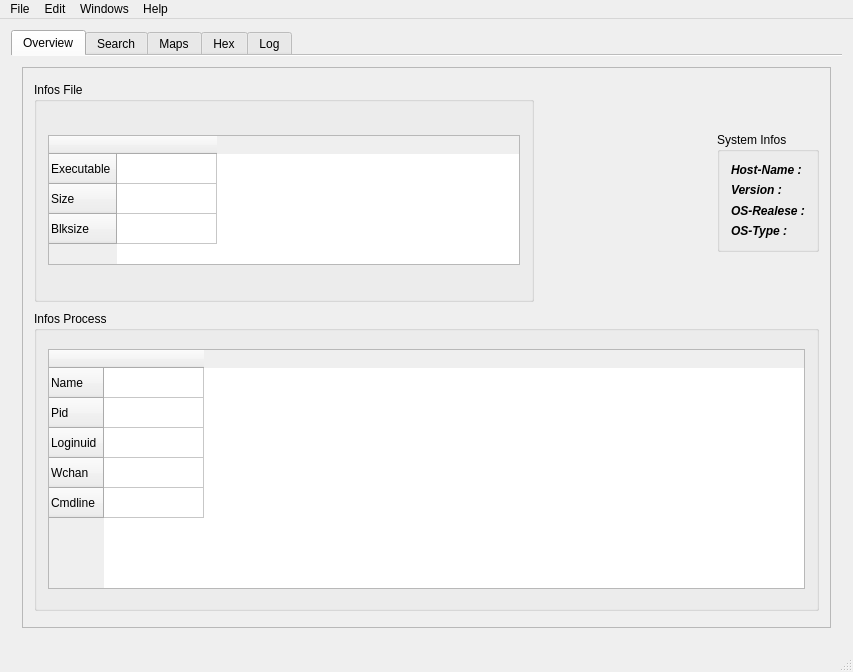
<?xml version="1.0" encoding="UTF-8"?>
<ui version="4.0">
 <class>MainWindow</class>
 <widget class="QMainWindow" name="MainWindow">
  <property name="geometry">
   <rect>
    <x>0</x>
    <y>0</y>
    <width>853</width>
    <height>672</height>
   </rect>
  </property>
  <property name="minimumSize">
   <size>
    <width>600</width>
    <height>100</height>
   </size>
  </property>
  <property name="contextMenuPolicy">
   <enum>Qt::NoContextMenu</enum>
  </property>
  <property name="windowTitle">
   <string>maproc v1.0</string>
  </property>
  <property name="documentMode">
   <bool>false</bool>
  </property>
  <property name="dockOptions">
   <set>QMainWindow::AllowTabbedDocks|QMainWindow::AnimatedDocks|QMainWindow::VerticalTabs</set>
  </property>
  <widget class="QWidget" name="centralWidget">
   <layout class="QHBoxLayout" name="horizontalLayout_2">
    <item>
     <widget class="QTabWidget" name="MenuView">
      <property name="enabled">
       <bool>true</bool>
      </property>
      <property name="maximumSize">
       <size>
        <width>1280</width>
        <height>720</height>
       </size>
      </property>
      <property name="contextMenuPolicy">
       <enum>Qt::NoContextMenu</enum>
      </property>
      <property name="acceptDrops">
       <bool>true</bool>
      </property>
      <property name="toolTip">
       <string notr="true"/>
      </property>
      <property name="statusTip">
       <string notr="true"/>
      </property>
      <property name="whatsThis">
       <string notr="true"/>
      </property>
      <property name="autoFillBackground">
       <bool>true</bool>
      </property>
      <property name="currentIndex">
       <number>0</number>
      </property>
      <property name="elideMode">
       <enum>Qt::ElideRight</enum>
      </property>
      <property name="documentMode">
       <bool>true</bool>
      </property>
      <property name="tabsClosable">
       <bool>false</bool>
      </property>
      <property name="movable">
       <bool>true</bool>
      </property>
      <property name="tabBarAutoHide">
       <bool>true</bool>
      </property>
      <widget class="QWidget" name="OverviewTab">
       <attribute name="title">
        <string>Overview</string>
       </attribute>
       <layout class="QVBoxLayout" name="verticalLayout_2">
        <item>
         <layout class="QGridLayout" name="gridLayout_4">
          <item row="0" column="0">
           <widget class="QScrollArea" name="infosArea">
            <property name="minimumSize">
             <size>
              <width>0</width>
              <height>0</height>
             </size>
            </property>
            <property name="widgetResizable">
             <bool>true</bool>
            </property>
            <widget class="QWidget" name="scrollAreaWidgetContents_5">
             <property name="geometry">
              <rect>
               <x>0</x>
               <y>0</y>
               <width>823</width>
               <height>552</height>
              </rect>
             </property>
             <layout class="QVBoxLayout" name="verticalLayout_6">
              <item>
               <layout class="QHBoxLayout" name="horizontalLayout">
                <item>
                 <widget class="QGroupBox" name="groupBox_2">
                  <property name="minimumSize">
                   <size>
                    <width>100</width>
                    <height>100</height>
                   </size>
                  </property>
                  <property name="maximumSize">
                   <size>
                    <width>500</width>
                    <height>220</height>
                   </size>
                  </property>
                  <property name="title">
                   <string>Infos File</string>
                  </property>
                  <layout class="QVBoxLayout" name="verticalLayout_8">
                   <item>
                    <widget class="QTableWidget" name="infos_file">
                     <property name="sizePolicy">
                      <sizepolicy hsizetype="Expanding" vsizetype="Expanding">
                       <horstretch>0</horstretch>
                       <verstretch>0</verstretch>
                      </sizepolicy>
                     </property>
                     <property name="minimumSize">
                      <size>
                       <width>0</width>
                       <height>130</height>
                      </size>
                     </property>
                     <property name="maximumSize">
                      <size>
                       <width>100000</width>
                       <height>130</height>
                      </size>
                     </property>
                     <row>
                      <property name="text">
                       <string>Executable</string>
                      </property>
                     </row>
                     <row>
                      <property name="text">
                       <string>Size</string>
                      </property>
                     </row>
                     <row>
                      <property name="text">
                       <string>Blksize</string>
                      </property>
                     </row>
                     <column>
                      <property name="text">
                       <string/>
                      </property>
                     </column>
                    </widget>
                   </item>
                  </layout>
                 </widget>
                </item>
                <item alignment="Qt::AlignRight">
                 <widget class="QGroupBox" name="groupBox">
                  <property name="maximumSize">
                   <size>
                    <width>16777215</width>
                    <height>120</height>
                   </size>
                  </property>
                  <property name="title">
                   <string>System Infos</string>
                  </property>
                  <layout class="QVBoxLayout" name="verticalLayout_7">
                   <item>
                    <widget class="QLabel" name="host_name_label">
                     <property name="text">
                      <string>&lt;html&gt;&lt;head/&gt;&lt;body&gt;&lt;p&gt;&lt;span style=&quot; font-weight:700; font-style:italic;&quot;&gt;Host-Name :&lt;/span&gt;&lt;/p&gt;&lt;/body&gt;&lt;/html&gt;</string>
                     </property>
                    </widget>
                   </item>
                   <item>
                    <widget class="QLabel" name="version_label">
                     <property name="text">
                      <string>&lt;html&gt;&lt;head/&gt;&lt;body&gt;&lt;p&gt;&lt;span style=&quot; font-weight:700; font-style:italic;&quot;&gt;Version :&lt;/span&gt;&lt;/p&gt;&lt;/body&gt;&lt;/html&gt;</string>
                     </property>
                    </widget>
                   </item>
                   <item>
                    <widget class="QLabel" name="os_realese_label">
                     <property name="text">
                      <string>&lt;html&gt;&lt;head/&gt;&lt;body&gt;&lt;p&gt;&lt;span style=&quot; font-weight:700; font-style:italic;&quot;&gt;OS-Realese :&lt;/span&gt;&lt;/p&gt;&lt;/body&gt;&lt;/html&gt;</string>
                     </property>
                    </widget>
                   </item>
                   <item>
                    <widget class="QLabel" name="os_type_label">
                     <property name="text">
                      <string>&lt;html&gt;&lt;head/&gt;&lt;body&gt;&lt;p&gt;&lt;span style=&quot; font-weight:700; font-style:italic;&quot;&gt;OS-Type :&lt;/span&gt;&lt;/p&gt;&lt;/body&gt;&lt;/html&gt;</string>
                     </property>
                    </widget>
                   </item>
                  </layout>
                 </widget>
                </item>
               </layout>
              </item>
              <item>
               <widget class="QGroupBox" name="groupBox_3">
                <property name="minimumSize">
                 <size>
                  <width>100</width>
                  <height>230</height>
                 </size>
                </property>
                <property name="maximumSize">
                 <size>
                  <width>16777215</width>
                  <height>300</height>
                 </size>
                </property>
                <property name="title">
                 <string>Infos Process</string>
                </property>
                <layout class="QVBoxLayout" name="verticalLayout_11">
                 <item>
                  <widget class="QTableWidget" name="infos_pid">
                   <property name="sizePolicy">
                    <sizepolicy hsizetype="Expanding" vsizetype="Expanding">
                     <horstretch>0</horstretch>
                     <verstretch>0</verstretch>
                    </sizepolicy>
                   </property>
                   <property name="minimumSize">
                    <size>
                     <width>0</width>
                     <height>180</height>
                    </size>
                   </property>
                   <property name="maximumSize">
                    <size>
                     <width>10000</width>
                     <height>240</height>
                    </size>
                   </property>
                   <row>
                    <property name="text">
                     <string>Name</string>
                    </property>
                   </row>
                   <row>
                    <property name="text">
                     <string>Pid</string>
                    </property>
                   </row>
                   <row>
                    <property name="text">
                     <string>Loginuid</string>
                    </property>
                   </row>
                   <row>
                    <property name="text">
                     <string>Wchan</string>
                    </property>
                   </row>
                   <row>
                    <property name="text">
                     <string>Cmdline</string>
                    </property>
                   </row>
                   <column>
                    <property name="text">
                     <string/>
                    </property>
                   </column>
                  </widget>
                 </item>
                </layout>
               </widget>
              </item>
             </layout>
            </widget>
           </widget>
          </item>
         </layout>
        </item>
       </layout>
      </widget>
      <widget class="QWidget" name="SearchTab_2">
       <attribute name="title">
        <string>Search</string>
       </attribute>
       <layout class="QGridLayout" name="gridLayout">
        <item row="5" column="1">
         <layout class="QGridLayout" name="grid_Mapping">
          <item row="2" column="1">
           <widget class="QScrollArea" name="viewaArea">
            <property name="minimumSize">
             <size>
              <width>530</width>
              <height>100</height>
             </size>
            </property>
            <property name="widgetResizable">
             <bool>true</bool>
            </property>
            <widget class="QWidget" name="scrollAreaWidgetContents_2">
             <property name="geometry">
              <rect>
               <x>0</x>
               <y>0</y>
               <width>647</width>
               <height>552</height>
              </rect>
             </property>
             <layout class="QVBoxLayout" name="verticalLayout_5">
              <item alignment="Qt::AlignLeft">
               <widget class="QTableWidget" name="infos_addr">
                <property name="minimumSize">
                 <size>
                  <width>500</width>
                  <height>90</height>
                 </size>
                </property>
                <property name="maximumSize">
                 <size>
                  <width>500</width>
                  <height>90</height>
                 </size>
                </property>
                <property name="sizeIncrement">
                 <size>
                  <width>10</width>
                  <height>10</height>
                 </size>
                </property>
                <property name="cursor" stdset="0">
                 <cursorShape>PointingHandCursor</cursorShape>
                </property>
                <property name="contextMenuPolicy">
                 <enum>Qt::NoContextMenu</enum>
                </property>
                <property name="autoFillBackground">
                 <bool>false</bool>
                </property>
                <property name="gridStyle">
                 <enum>Qt::DashLine</enum>
                </property>
                <row>
                 <property name="text">
                  <string>Heap</string>
                 </property>
                </row>
                <row>
                 <property name="text">
                  <string>Stack</string>
                 </property>
                </row>
                <column>
                 <property name="text">
                  <string>Address_on</string>
                 </property>
                </column>
                <column>
                 <property name="text">
                  <string>Address_off</string>
                 </property>
                </column>
                <column>
                 <property name="text">
                  <string>Size_mapped</string>
                 </property>
                </column>
                <column>
                 <property name="text">
                  <string>Flags</string>
                 </property>
                </column>
                <item row="0" column="0">
                 <property name="text">
                  <string>null</string>
                 </property>
                </item>
                <item row="0" column="1">
                 <property name="text">
                  <string>null</string>
                 </property>
                </item>
                <item row="0" column="2">
                 <property name="text">
                  <string>0</string>
                 </property>
                </item>
                <item row="0" column="3">
                 <property name="text">
                  <string>----</string>
                 </property>
                </item>
                <item row="1" column="0">
                 <property name="text">
                  <string>null</string>
                 </property>
                </item>
                <item row="1" column="1">
                 <property name="text">
                  <string>null</string>
                 </property>
                </item>
                <item row="1" column="2">
                 <property name="text">
                  <string>0</string>
                 </property>
                </item>
                <item row="1" column="3">
                 <property name="text">
                  <string>----</string>
                 </property>
                </item>
               </widget>
              </item>
              <item>
               <widget class="QTableWidget" name="view_address">
                <property name="enabled">
                 <bool>true</bool>
                </property>
                <property name="sizePolicy">
                 <sizepolicy hsizetype="Expanding" vsizetype="Expanding">
                  <horstretch>0</horstretch>
                  <verstretch>0</verstretch>
                 </sizepolicy>
                </property>
                <property name="minimumSize">
                 <size>
                  <width>500</width>
                  <height>100</height>
                 </size>
                </property>
                <property name="maximumSize">
                 <size>
                  <width>100000</width>
                  <height>100000</height>
                 </size>
                </property>
                <property name="sizeIncrement">
                 <size>
                  <width>0</width>
                  <height>0</height>
                 </size>
                </property>
                <property name="cursor" stdset="0">
                 <cursorShape>ArrowCursor</cursorShape>
                </property>
                <property name="dragEnabled">
                 <bool>false</bool>
                </property>
                <property name="showGrid">
                 <bool>true</bool>
                </property>
                <property name="gridStyle">
                 <enum>Qt::DashLine</enum>
                </property>
                <column>
                 <property name="text">
                  <string>Address</string>
                 </property>
                </column>
                <column>
                 <property name="text">
                  <string>Value</string>
                 </property>
                </column>
                <column>
                 <property name="text">
                  <string>Memory</string>
                 </property>
                </column>
               </widget>
              </item>
              <item alignment="Qt::AlignRight">
               <widget class="QLineEdit" name="search_address">
                <property name="maximumSize">
                 <size>
                  <width>150</width>
                  <height>100</height>
                 </size>
                </property>
               </widget>
              </item>
              <item>
               <widget class="QLabel" name="foundAddr_label">
                <property name="text">
                 <string>Found : 0</string>
                </property>
               </widget>
              </item>
              <item>
               <widget class="QProgressBar" name="progressFind">
                <property name="value">
                 <number>0</number>
                </property>
               </widget>
              </item>
             </layout>
            </widget>
           </widget>
          </item>
         </layout>
        </item>
        <item row="5" column="3" alignment="Qt::AlignLeft|Qt::AlignTop">
         <widget class="QScrollArea" name="editArea">
          <property name="minimumSize">
           <size>
            <width>170</width>
            <height>300</height>
           </size>
          </property>
          <property name="maximumSize">
           <size>
            <width>170</width>
            <height>260</height>
           </size>
          </property>
          <property name="widgetResizable">
           <bool>true</bool>
          </property>
          <widget class="QWidget" name="scrollAreaWidgetContents_3">
           <property name="geometry">
            <rect>
             <x>0</x>
             <y>0</y>
             <width>166</width>
             <height>296</height>
            </rect>
           </property>
           <layout class="QVBoxLayout" name="verticalLayout_10">
            <item>
             <layout class="QHBoxLayout" name="horizontalLayout_3">
              <item>
               <widget class="QCheckBox" name="checkCache">
                <property name="text">
                 <string>Cache</string>
                </property>
               </widget>
              </item>
              <item>
               <widget class="QCheckBox" name="checkLog">
                <property name="text">
                 <string>Log</string>
                </property>
               </widget>
              </item>
             </layout>
            </item>
            <item>
             <widget class="QToolBox" name="tools">
              <property name="minimumSize">
               <size>
                <width>100</width>
                <height>40</height>
               </size>
              </property>
              <property name="maximumSize">
               <size>
                <width>150</width>
                <height>250</height>
               </size>
              </property>
              <property name="currentIndex">
               <number>0</number>
              </property>
              <widget class="QWidget" name="page">
               <property name="geometry">
                <rect>
                 <x>0</x>
                 <y>0</y>
                 <width>150</width>
                 <height>186</height>
                </rect>
               </property>
               <attribute name="label">
                <string>Search</string>
               </attribute>
               <layout class="QVBoxLayout" name="verticalLayout_3">
                <item>
                 <widget class="QComboBox" name="mem">
                  <item>
                   <property name="text">
                    <string>stack</string>
                   </property>
                  </item>
                  <item>
                   <property name="text">
                    <string>heap</string>
                   </property>
                  </item>
                 </widget>
                </item>
                <item>
                 <widget class="QComboBox" name="type">
                  <property name="cursor">
                   <cursorShape>PointingHandCursor</cursorShape>
                  </property>
                  <item>
                   <property name="text">
                    <string>char</string>
                   </property>
                  </item>
                  <item>
                   <property name="text">
                    <string>int</string>
                   </property>
                  </item>
                  <item>
                   <property name="text">
                    <string>int16</string>
                   </property>
                  </item>
                  <item>
                   <property name="text">
                    <string>uint64</string>
                   </property>
                  </item>
                  <item>
                   <property name="text">
                    <string>string</string>
                   </property>
                  </item>
                 </widget>
                </item>
                <item>
                 <widget class="QLineEdit" name="find">
                  <property name="minimumSize">
                   <size>
                    <width>120</width>
                    <height>30</height>
                   </size>
                  </property>
                  <property name="maximumSize">
                   <size>
                    <width>100</width>
                    <height>30</height>
                   </size>
                  </property>
                 </widget>
                </item>
                <item>
                 <widget class="QPushButton" name="searchButton">
                  <property name="minimumSize">
                   <size>
                    <width>120</width>
                    <height>0</height>
                   </size>
                  </property>
                  <property name="maximumSize">
                   <size>
                    <width>100</width>
                    <height>40</height>
                   </size>
                  </property>
                  <property name="cursor">
                   <cursorShape>PointingHandCursor</cursorShape>
                  </property>
                  <property name="text">
                   <string>search</string>
                  </property>
                 </widget>
                </item>
               </layout>
              </widget>
              <widget class="QWidget" name="scrollArea">
               <property name="geometry">
                <rect>
                 <x>0</x>
                 <y>0</y>
                 <width>132</width>
                 <height>123</height>
                </rect>
               </property>
               <attribute name="label">
                <string>Edit</string>
               </attribute>
               <layout class="QVBoxLayout" name="verticalLayout_4">
                <item>
                 <widget class="QLabel" name="address_label">
                  <property name="text">
                   <string>Address</string>
                  </property>
                 </widget>
                </item>
                <item alignment="Qt::AlignHCenter">
                 <widget class="QLabel" name="address_edit">
                  <property name="font">
                   <font>
                    <family>Fira Code</family>
                    <pointsize>9</pointsize>
                    <bold>true</bold>
                   </font>
                  </property>
                  <property name="cursor">
                   <cursorShape>ForbiddenCursor</cursorShape>
                  </property>
                  <property name="contextMenuPolicy">
                   <enum>Qt::NoContextMenu</enum>
                  </property>
                  <property name="autoFillBackground">
                   <bool>true</bool>
                  </property>
                  <property name="text">
                   <string>null</string>
                  </property>
                  <property name="textFormat">
                   <enum>Qt::PlainText</enum>
                  </property>
                 </widget>
                </item>
                <item>
                 <widget class="QLineEdit" name="value">
                  <property name="minimumSize">
                   <size>
                    <width>120</width>
                    <height>0</height>
                   </size>
                  </property>
                  <property name="maximumSize">
                   <size>
                    <width>100</width>
                    <height>30</height>
                   </size>
                  </property>
                 </widget>
                </item>
                <item>
                 <widget class="QPushButton" name="editButton">
                  <property name="minimumSize">
                   <size>
                    <width>120</width>
                    <height>30</height>
                   </size>
                  </property>
                  <property name="maximumSize">
                   <size>
                    <width>100</width>
                    <height>40</height>
                   </size>
                  </property>
                  <property name="text">
                   <string>Edit</string>
                  </property>
                 </widget>
                </item>
               </layout>
              </widget>
             </widget>
            </item>
           </layout>
          </widget>
         </widget>
        </item>
       </layout>
      </widget>
      <widget class="QWidget" name="MapsTab">
       <attribute name="title">
        <string>Maps</string>
       </attribute>
       <layout class="QVBoxLayout" name="verticalLayout">
        <item>
         <widget class="QTableWidget" name="maps_table">
          <column>
           <property name="text">
            <string>Address</string>
           </property>
          </column>
          <column>
           <property name="text">
            <string>Flags</string>
           </property>
          </column>
          <column>
           <property name="text">
            <string>Memory</string>
           </property>
          </column>
         </widget>
        </item>
       </layout>
      </widget>
      <widget class="QWidget" name="HexViewTab">
       <property name="maximumSize">
        <size>
         <width>1000</width>
         <height>1000</height>
        </size>
       </property>
       <property name="autoFillBackground">
        <bool>false</bool>
       </property>
       <attribute name="title">
        <string>Hex</string>
       </attribute>
      </widget>
      <widget class="QWidget" name="LogTab">
       <attribute name="title">
        <string>Log</string>
       </attribute>
       <layout class="QVBoxLayout" name="verticalLayout_9">
        <item>
         <widget class="QPlainTextEdit" name="log_text">
          <property name="font">
           <font>
            <family>Lato</family>
            <pointsize>10</pointsize>
            <italic>false</italic>
            <bold>true</bold>
            <underline>false</underline>
           </font>
          </property>
          <property name="cursor" stdset="0">
           <cursorShape>PointingHandCursor</cursorShape>
          </property>
          <property name="overwriteMode">
           <bool>false</bool>
          </property>
          <property name="backgroundVisible">
           <bool>false</bool>
          </property>
          <property name="centerOnScroll">
           <bool>true</bool>
          </property>
         </widget>
        </item>
       </layout>
      </widget>
     </widget>
    </item>
   </layout>
  </widget>
  <widget class="QStatusBar" name="statusBar"/>
  <widget class="QMenuBar" name="menuBar">
   <property name="geometry">
    <rect>
     <x>0</x>
     <y>0</y>
     <width>853</width>
     <height>28</height>
    </rect>
   </property>
   <widget class="QMenu" name="menufile">
    <property name="title">
     <string>File</string>
    </property>
    <addaction name="pidButton"/>
    <addaction name="rpidButton"/>
    <addaction name="separator"/>
    <addaction name="separator"/>
    <addaction name="cleanButton"/>
    <addaction name="closeButton"/>
   </widget>
   <widget class="QMenu" name="menuhelp">
    <property name="title">
     <string>Help</string>
    </property>
    <addaction name="quickHelpButton"/>
    <addaction name="aboutButton"/>
   </widget>
   <widget class="QMenu" name="menuWindows">
    <property name="title">
     <string>Windows</string>
    </property>
    <addaction name="newButton"/>
    <addaction name="FullScreenButton"/>
   </widget>
   <widget class="QMenu" name="menuEdit">
    <property name="title">
     <string>Edit</string>
    </property>
    <widget class="QMenu" name="menuLog">
     <property name="title">
      <string>Log</string>
     </property>
     <addaction name="SaveLogButton"/>
     <addaction name="cleanButtonLog"/>
    </widget>
    <widget class="QMenu" name="menuHex_2">
     <property name="title">
      <string>Hex</string>
     </property>
     <addaction name="gotooffsetButton"/>
    </widget>
    <addaction name="stopButton"/>
    <addaction name="killButton"/>
    <addaction name="separator"/>
    <addaction name="menuLog"/>
    <addaction name="separator"/>
    <addaction name="menuHex_2"/>
   </widget>
   <addaction name="menufile"/>
   <addaction name="menuEdit"/>
   <addaction name="menuWindows"/>
   <addaction name="menuhelp"/>
  </widget>
  <action name="aboutButton">
   <property name="text">
    <string>About</string>
   </property>
  </action>
  <action name="quickHelpButton">
   <property name="text">
    <string>Quick help</string>
   </property>
  </action>
  <action name="newButton">
   <property name="text">
    <string>New Window</string>
   </property>
  </action>
  <action name="closeButton">
   <property name="text">
    <string>Close</string>
   </property>
  </action>
  <action name="killButton">
   <property name="text">
    <string>Kill Pid</string>
   </property>
  </action>
  <action name="stopButton">
   <property name="text">
    <string>Stop Pid</string>
   </property>
  </action>
  <action name="rpidButton">
   <property name="text">
    <string>Reload </string>
   </property>
  </action>
  <action name="pidButton">
   <property name="text">
    <string>Open Pid</string>
   </property>
  </action>
  <action name="gotooffsetButton">
   <property name="text">
    <string>Go to offset</string>
   </property>
  </action>
  <action name="cleanButton">
   <property name="text">
    <string>Clean</string>
   </property>
  </action>
  <action name="cleanButtonLog">
   <property name="text">
    <string>Clear Log</string>
   </property>
  </action>
  <action name="SaveLogButton">
   <property name="text">
    <string>Save Log</string>
   </property>
  </action>
  <action name="FullScreenButton">
   <property name="text">
    <string>Full Screen</string>
   </property>
  </action>
 </widget>
 <layoutdefault spacing="6" margin="11"/>
 <resources/>
 <connections>
  <connection>
   <sender>view_address</sender>
   <signal>itemDoubleClicked(QTableWidgetItem*)</signal>
   <receiver>MainWindow</receiver>
   <slot>view_address_table(QTableWidgetItem*)</slot>
   <hints>
    <hint type="sourcelabel">
     <x>202</x>
     <y>258</y>
    </hint>
    <hint type="destinationlabel">
     <x>113</x>
     <y>227</y>
    </hint>
   </hints>
  </connection>
 </connections>
 <slots>
  <slot>view_address_table(QTableWidgetItem*)</slot>
 </slots>
</ui>
